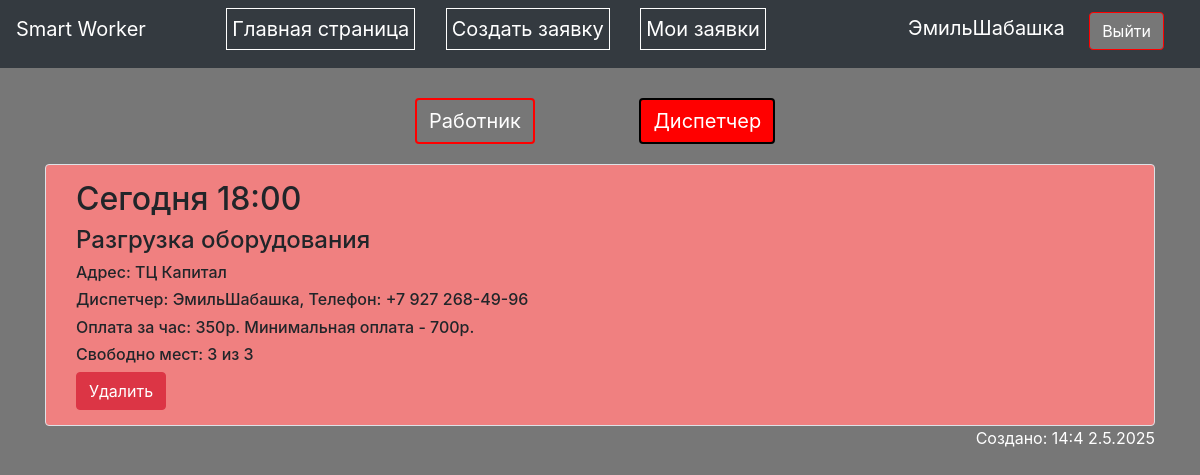
Page /my-works-dispatcher (signed in) on the committed database.
### data/users.py (models this page shows, shortened)
class User(SqlAlchemyBase, UserMixin):
    __tablename__ = 'users'
    id = sqlalchemy.Column(sqlalchemy.Integer,
                           primary_key=True, autoincrement=True)
    name = sqlalchemy.Column(sqlalchemy.String, nullable=True)
    email = sqlalchemy.Column(sqlalchemy.String,
                              index=True, unique=True, nullable=True)
    phone = sqlalchemy.Column(sqlalchemy.String, nullable=True)
    hashed_password = sqlalchemy.Column(sqlalchemy.String, nullable=True)
    created_date = sqlalchemy.Column(sqlalchemy.DateTime,
                                     default=datetime.datetime.now)
    works = orm.relationship("Works", back_populates='user')

### data/works.py (models this page shows)
class Works(SqlAlchemyBase):
    __tablename__ = 'works'
    id = sqlalchemy.Column(sqlalchemy.Integer,
                           primary_key=True, autoincrement=True)
    time = sqlalchemy.Column(sqlalchemy.String, nullable=True)
    address = sqlalchemy.Column(sqlalchemy.String, nullable=True)
    mph = sqlalchemy.Column(sqlalchemy.Integer, nullable=True)
    min_pay = sqlalchemy.Column(sqlalchemy.Integer, nullable=True)
    ready = sqlalchemy.Column(sqlalchemy.String, nullable=True)
    description = sqlalchemy.Column(sqlalchemy.String, nullable=True)
    amount = sqlalchemy.Column(sqlalchemy.Integer, nullable=True)
    free = sqlalchemy.Column(sqlalchemy.Integer, nullable=True)
    created_date = sqlalchemy.Column(sqlalchemy.DateTime,
                                     default=datetime.datetime.now)
    is_close = sqlalchemy.Column(sqlalchemy.Boolean, default=False)
    user_id = sqlalchemy.Column(sqlalchemy.Integer,
                                sqlalchemy.ForeignKey("users.id"))
    user = orm.relationship('User')

### main.py (the view)
@app.route('/my-works-dispatcher', methods=['GET', 'POST'])
@login_required
def my_dispatcher_works():
    db_sess = db_session.create_session()
    works = db_sess.query(Works).filter(Works.user == current_user)
    works = sorted(works, key=lambda x: (not (x.is_close), x.created_date))
    return render_template("my_works_dispatcher.html", title='Мои Заявки', works=works)

### data/db_session.py (called while the page is built)
def create_session() -> Session:
    global __factory
    return __factory()

### main.py (called while the page is built)
@login_manager.user_loader
def load_user(user_id):
    db_sess = db_session.create_session()
    return db_sess.query(User).get(user_id)

### templates/my_works_dispatcher.html (shortened to what this page needs)
{% extends "base.html" %}
{% block content %}
  <p>
  <a class="btn btn-primary " id="worker-btn" href="my-works-worker">Работник</a>
  <a class="btn btn-primary " id="dispatcher-btn-act" href="my-works-dispatcher">Диспетчер</a>
  </p>
{% for item in works[::-1]%}
{% if item.is_close %}
<div class="col-md6 border rounded" id="closed">
        <h2>{{item.time}}</h2>
        <div>
            <h4>{{item.description}}</h4>
        </div>
        <div>
            <h6>Адрес: {{item.address}}</h6>
            <h6>Диспетчер: {{item.user.name}}, Телефон: {{item.user.phone}}</h6>
            <h6>Оплата за час: {{item.mph}}р. Минимальная оплата - {{item.mph*item.min_pay}}р.</h6>
            <h6>Свободно мест: {{item.free}} из {{item.amount}}</h6>
        </div>
        {% if item.ready %}
        <div>
            {% for worker in item.ready.split(':')[:-1] %}
            <div>
                {{ loop.index }}.
                {{worker.split('|')[1]}}     ({{worker.split('|')[2]}})
            </div>
            {% endfor %}
        </div>
        {% endif %}
        <div>
            <a href="/works_delete/{{ item.id }}" class="btn btn-danger">
                Удалить
            </a>
        </div>
    </div>
{% else %}
<div class="col-md6 border rounded" id="opened">
        <h2>{{item.time}}</h2>
        <div>
            <h4>{{item.description}}</h4>
        </div>
        <div>
            <h6>Адрес: {{item.address}}</h6>
            <h6>Диспетчер: {{item.user.name}}, Телефон: {{item.user.phone}}</h6>
            <h6>Оплата за час: {{item.mph}}р. Минимальная оплата - {{item.mph*item.min_pay}}р.</h6>
            <h6>Свободно мест: {{item.free}} из {{item.amount}}</h6>
        </div>
        {% if current_user.is_authenticated and current_user == item.user %}
        <div>
            <a href="/works_delete/{{ item.id }}" class="btn btn-danger">
                Удалить
            </a>
        </div>
    {% endif %}
    </div>
{% endif %}
<p class="timestamp">Создано: {{item.created_date.time().hour}}:{{item.created_date.time().minute}} {{item.created_date.date().day}}.{{item.created_date.date().month}}.{{item.created_date.date().year}}</p>
{% endfor %}
{% endblock %}

### templates/base.html (shortened to what this page needs)
<!doctype html>
<html lang="en">
<head>
    <link rel="stylesheet"
          href="https://stackpath.bootstrapcdn.com/bootstrap/4.4.1/css/bootstrap.min.css"
>
    <link rel="stylesheet", href="static/css/style.css">
</head>
<body>
<header class="header">
    <div>
    <nav class="navbar navbar-light bg-dark">
        {% if current_user.is_authenticated %}
            <p class="head">
                <a class="navbar-brand" id='wht-color1' href="#">Smart Worker</a>
                <a href="/" class="navbar-brand" id="mainpage_btn">Главная страница</a>
                <a href="works" class="navbar-brand" id="create_work_btn">Создать заявку</a>
                <a href="my-works-worker" class="navbar-brand" id="my_work_btn">Мои заявки</a>
            </p>
        {% else %}
            <a class="navbar-brand" id='wht-color1' href="/">Smart Worker</a>
        {% endif %}
        {% if current_user.is_authenticated %}
            <p class="head">
            <a class="navbar-brand" id='wht-color2' href="#">{{ current_user.name }}</a>
            <a id="red-color1" class="btn btn-primary" href="/logout">Выйти</a>
            </p>
        {% else %}
            <p class="head">
            <a class="btn btn-primary "  id="authorization-btn" href="/register">Зарегистрироваться</a>
            <a class="btn btn-success" id="registration-btn" href="/login">Войти</a>
            </p>
        {% endif %}
    </nav>
    </div>
</header>
<main role="main" class="container">
    {% block content %}{% endblock %}
</main>
</body>

### static/css/style.css (style rules this page uses)
.timestamp { text-align: right; margin-top: 0px; margin-bottom: 20px; color: white }
#opened { background: #F08080; padding-left: 30px; padding-bottom: 15px; padding-top: 15px; margin-top: 20px }
body { background-color: #777777 }
#create_work_btn { margin-left: 10px; color: white; border: solid white 1px; padding: 5px; margin-bottom: 0px }
#my_work_btn { margin-left: 10px; color: white; border: solid white 1px; padding: 5px; margin-bottom: 0px }
#mainpage_btn { margin-left: 60px; color: white; border: solid white 1px; padding: 5px; margin-bottom: 0px }
#wht-color1 { color: white; }
#wht-color2 { color: white; margin-right: 20px; margin-bottom: 0px }
#red-color1 { background-color: #777777; border: solid red 1px; margin-right: 20px }
.head { margin-bottom: 10px }
#worker-btn { background-color: #777777; color: white; border: solid red 2px; margin-top: 30px; margin-left: 370px; font-size: 20px }
#dispatcher-btn-act { background-color: red; color: white; border: solid black 2px; margin-top: 30px; font-size: 20px; margin-left: 100px }

### rows in the picture
User: name "ЭмильШабашка"
Works: time "Cегодня 18:00", description "Разгрузка оборудования", address "ТЦ Капитал", user.name "ЭмильШабашка", user.phone "+7 927 268-49-96", mph "350", item.mph*item.min_pay "700", free "3", amount "3", created_date.time "14", created_date.time "4", created_date "2", created_date "5", created_date "2025"
